Frame 1 (no input): blank canvas, image omitted
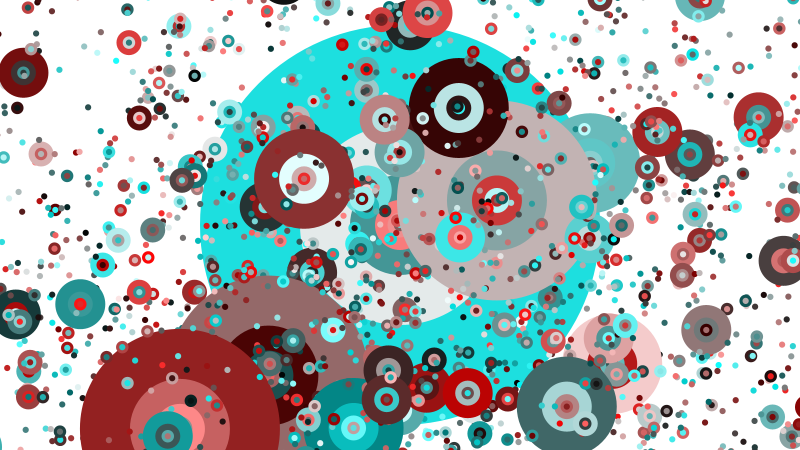
Frame 2 (the mouse pressed at the canvas centre, redrawn once)

The Processing sketch that drew this single still picture (run headless with seeded random() and noise(); the mouse was pressed at the canvas centre and the sketch redrawn once):

// Processing sketch: processing_149320
// ── processing_149320.pde

void setup () {
  size (800,450);
  noStroke ();
  smooth ();
  noLoop ();
  background (255);
}
 
void draw () {
  background (255);
  drawCircle (width/2,height/2,mouseX,7);
}
 
void drawCircle (float x, float y, float radius, int num) {
  float r = random (255);
  float b = random (255);
  fill (r,b,b);
  ellipse (x, y, radius, radius);
  if (num > 1) {
    num = num - 1;
    for (int i = 0; i < 4; i++) {
      float a = random (0, TWO_PI);
      float newx = x + cos(a) * 100.0*i;
      float newy = y + sin(a) * 100.0*i;
      drawCircle (newx, newy, radius/2, num);
    }
  }
}
 
void mousePressed () {
  redraw ();
}
